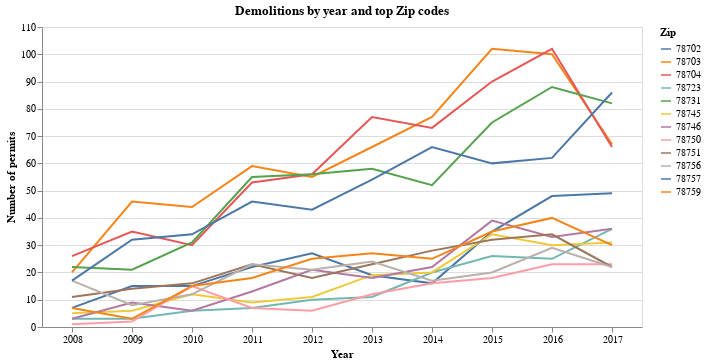

This figure's notebook cell:
### Markdown cell above
## Possible additions by zip by year

This chart is interesting in that it shows the hottest zip codes (03 and 04) had drops in 2017, falling out of the lede for the first time since 2012. Not sure it is worth finding out why at this point, but... it's interesting.

### Code cell
# Filter out 2018 because it is a partial year
before_2018 = demolitions[demolitions['CalendarYearIssued'] != '2018']

# build a dataframe of yr, zip, count
demos_yr_zip = before_2018.groupby(['CalendarYearIssued','OriginalZip']).agg(dict(
    PermitNum='count'
)).reset_index()
demos_yr_zip.columns = ['Year', 'Zip', 'Count']
demos_yr_zip.shape
# demos_yr_zip.head()

# filter to 2017
zips_2017 = demos_yr_zip[demos_yr_zip['Year'] == '2017']

# filter the 2017 list to those with 20+ demos
# sort the list by count descending
zips_2017_top = zips_2017[zips_2017.Count > 19].sort_values('Count', ascending=False)

# Use the Zip code column above to filter the original demos_yr_zip datatable
# and create the new dataframe to chart
top_demos_yr_zip_new = demos_yr_zip[demos_yr_zip['Zip'].isin(zips_2017_top.Zip)]

alt.Chart(top_demos_yr_zip_new, title="Demolitions by year and top Zip codes").mark_line().encode(
    x=alt.X("Year:O",
            axis=alt.Axis(title="Year", labelAngle=0)),
    y=alt.Y("Count:Q",
            axis=alt.Axis(title="Number of permits")),
    color="Zip"
).properties(width=600)

### Figure 1 — Vega-Lite specification as saved in the notebook (floating-point values rounded to 4 significant figures)
{"$schema": "https://vega.github.io/schema/vega-lite/v2.4.1.json", "config": {"view": {"height": 300, "width": 400}}, "data": {"values": [{"Count": 7, "Year": "2008", "Zip": "78702"}, {"Count": 20, "Year": "2008", "Zip": "78703"}, {"Count": 26, "Year": "2008", "Zip": "78704"}, {"Count": 3, "Year": "2008", "Zip": "78723"}, {"Count": 22, "Year": "2008", "Zip": "78731"}, {"Count": 5, "Year": "2008", "Zip": "78745"}, {"Count": 3, "Year": "2008", "Zip": "78746"}, {"Count": 1, "Year": "2008", "Zip": "78750"}, {"Count": 11, "Year": "2008", "Zip": "78751"}, {"Count": 17, "Year": "2008", "Zip": "78756"}, {"Count": 17, "Year": "2008", "Zip": "78757"}, {"Count": 7, "Year": "2008", "Zip": "78759"}, {"Count": 15, "Year": "2009", "Zip": "78702"}, {"Count": 46, "Year": "2009", "Zip": "78703"}, {"Count": 35, "Year": "2009", "Zip": "78704"}, {"Count": 3, "Year": "2009", "Zip": "78723"}, {"Count": 21, "Year": "2009", "Zip": "78731"}, {"Count": 6, "Year": "2009", "Zip": "78745"}, {"Count": 9, "Year": "2009", "Zip": "78746"}, {"Count": 2, "Year": "2009", "Zip": "78750"}, {"Count": 14, "Year": "2009", "Zip": "78751"}, {"Count": 8, "Year": "2009", "Zip": "78756"}, {"Count": 32, "Year": "2009", "Zip": "78757"}, {"Count": 3, "Year": "2009", "Zip": "78759"}, {"Count": 15, "Year": "2010", "Zip": "78702"}, {"Count": 44, "Year": "2010", "Zip": "78703"}, {"Count": 30, "Year": "2010", "Zip": "78704"}, {"Count": 6, "Year": "2010", "Zip": "78723"}, {"Count": 31, "Year": "2010", "Zip": "78731"}, {"Count": 12, "Year": "2010", "Zip": "78745"}, {"Count": 6, "Year": "2010", "Zip": "78746"}, {"Count": 15, "Year": "2010", "Zip": "78750"}, {"Count": 16, "Year": "2010", "Zip": "78751"}, {"Count": 12, "Year": "2010", "Zip": "78756"}, {"Count": 34, "Year": "2010", "Zip": "78757"}, {"Count": 15, "Year": "2010", "Zip": "78759"}, {"Count": 22, "Year": "2011", "Zip": "78702"}, {"Count": 59, "Year": "2011", "Zip": "78703"}, {"Count": 53, "Year": "2011", "Zip": "78704"}, {"Count": 7, "Year": "2011", "Zip": "78723"}, {"Count": 55, "Year": "2011", "Zip": "78731"}, {"Count": 9, "Year": "2011", "Zip": "78745"}, {"Count": 13, "Year": "2011", "Zip": "78746"}, {"Count": 7, "Year": "2011", "Zip": "78750"}, {"Count": 23, "Year": "2011", "Zip": "78751"}, {"Count": 23, "Year": "2011", "Zip": "78756"}, {"Count": 46, "Year": "2011", "Zip": "78757"}, {"Count": 18, "Year": "2011", "Zip": "78759"}, {"Count": 27, "Year": "2012", "Zip": "78702"}, {"Count": 55, "Year": "2012", "Zip": "78703"}, {"Count": 56, "Year": "2012", "Zip": "78704"}, {"Count": 10, "Year": "2012", "Zip": "78723"}, {"Count": 56, "Year": "2012", "Zip": "78731"}, {"Count": 11, "Year": "2012", "Zip": "78745"}, {"Count": 21, "Year": "2012", "Zip": "78746"}, {"Count": 6, "Year": "2012", "Zip": "78750"}, {"Count": 18, "Year": "2012", "Zip": "78751"}, {"Count": 21, "Year": "2012", "Zip": "78756"}, {"Count": 43, "Year": "2012", "Zip": "78757"}, {"Count": 25, "Year": "2012", "Zip": "78759"}, {"Count": 19, "Year": "2013", "Zip": "78702"}, {"Count": 66, "Year": "2013", "Zip": "78703"}, {"Count": 77, "Year": "2013", "Zip": "78704"}, {"Count": 11, "Year": "2013", "Zip": "78723"}, {"Count": 58, "Year": "2013", "Zip": "78731"}, {"Count": 19, "Year": "2013", "Zip": "78745"}, {"Count": 18, "Year": "2013", "Zip": "78746"}, {"Count": 12, "Year": "2013", "Zip": "78750"}, {"Count": 23, "Year": "2013", "Zip": "78751"}, {"Count": 24, "Year": "2013", "Zip": "78756"}, {"Count": 54, "Year": "2013", "Zip": "78757"}, {"Count": 27, "Year": "2013", "Zip": "78759"}, {"Count": 16, "Year": "2014", "Zip": "78702"}, {"Count": 77, "Year": "2014", "Zip": "78703"}, {"Count": 73, "Year": "2014", "Zip": "78704"}, {"Count": 20, "Year": "2014", "Zip": "78723"}, {"Count": 52, "Year": "2014", "Zip": "78731"}, {"Count": 20, "Year": "2014", "Zip": "78745"}, {"Count": 22, "Year": "2014", "Zip": "78746"}, {"Count": 16, "Year": "2014", "Zip": "78750"}, {"Count": 28, "Year": "2014", "Zip": "78751"}, {"Count": 17, "Year": "2014", "Zip": "78756"}, {"Count": 66, "Year": "2014", "Zip": "78757"}, {"Count": 25, "Year": "2014", "Zip": "78759"}, {"Count": 35, "Year": "2015", "Zip": "78702"}, {"Count": 102, "Year": "2015", "Zip": "78703"}, {"Count": 90, "Year": "2015", "Zip": "78704"}, {"Count": 26, "Year": "2015", "Zip": "78723"}, {"Count": 75, "Year": "2015", "Zip": "78731"}, {"Count": 34, "Year": "2015", "Zip": "78745"}, {"Count": 39, "Year": "2015", "Zip": "78746"}, {"Count": 18, "Year": "2015", "Zip": "78750"}, {"Count": 32, "Year": "2015", "Zip": "78751"}, {"Count": 20, "Year": "2015", "Zip": "78756"}, {"Count": 60, "Year": "2015", "Zip": "78757"}, {"Count": 35, "Year": "2015", "Zip": "78759"}, {"Count": 48, "Year": "2016", "Zip": "78702"}, {"Count": 100, "Year": "2016", "Zip": "78703"}, {"Count": 102, "Year": "2016", "Zip": "78704"}, {"Count": 25, "Year": "2016", "Zip": "78723"}, {"Count": 88, "Year": "2016", "Zip": "78731"}, {"Count": 30, "Year": "2016", "Zip": "78745"}, {"Count": 33, "Year": "2016", "Zip": "78746"}, {"Count": 23, "Year": "2016", "Zip": "78750"}, {"Count": 34, "Year": "2016", "Zip": "78751"}, {"Count": 29, "Year": "2016", "Zip": "78756"}, {"Count": 62, "Year": "2016", "Zip": "78757"}, {"Count": 40, "Year": "2016", "Zip": "78759"}, {"Count": 49, "Year": "2017", "Zip": "78702"}, {"Count": 67, "Year": "2017", "Zip": "78703"}, {"Count": 66, "Year": "2017", "Zip": "78704"}, {"Count": 36, "Year": "2017", "Zip": "78723"}, {"Count": 82, "Year": "2017", "Zip": "78731"}, {"Count": 31, "Year": "2017", "Zip": "78745"}, {"Count": 36, "Year": "2017", "Zip": "78746"}, {"Count": 23, "Year": "2017", "Zip": "78750"}, {"Count": 22, "Year": "2017", "Zip": "78751"}, {"Count": 22, "Year": "2017", "Zip": "78756"}, {"Count": 86, "Year": "2017", "Zip": "78757"}, {"Count": 30, "Year": "2017", "Zip": "78759"}]}, "encoding": {"color": {"field": "Zip", "type": "nominal"}, "x": {"axis": {"labelAngle": 0, "title": "Year"}, "field": "Year", "type": "ordinal"}, "y": {"axis": {"title": "Number of permits"}, "field": "Count", "type": "quantitative"}}, "mark": "line", "title": "Demolitions by year and top Zip codes", "width": 600}
